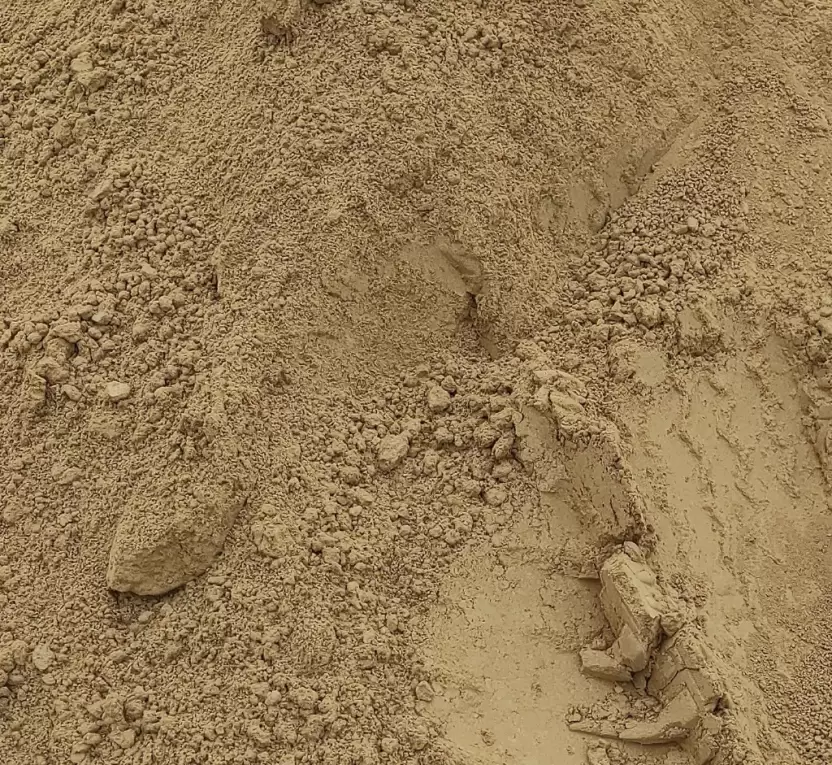
#> input picture Soil Types/Alluvial soil/alluvial 1.png, 832 x 765 px; its folder holds only this picture in this run
$ python analyze_soil_images.py
#> lines starting #> are read from the running program, lines starting #| are printed output that depends on the picture
import os
import glob
from PIL import Image
import numpy as np

base_dir = r"c:\Users\hamza\Desktop\agrinexus_8am_copy\Soil Types"
folders = ["Alluvial soil", "Clayey soils", "Laterite soil", "Loamy soil", "Sandy loam", "Sandy soil"]

print(f"{'Soil Type':<20} | {'Count':<5} | {'R Avg':<6} | {'G Avg':<6} | {'B Avg':<6} | {'Bright':<6} | {'StdDev':<6}")
print("-" * 75)

for folder in folders:
    path = os.path.join(base_dir, folder)
    img_files = glob.glob(os.path.join(path, "*.png")) + glob.glob(os.path.join(path, "*.jpg")) + glob.glob(os.path.join(path, "*.jpeg"))

    r_vals, g_vals, b_vals = [], [], []
    bright_vals, std_vals = [], []

    for f in img_files:
        try:
            img = Image.open(f).convert('RGB').resize((100, 100))
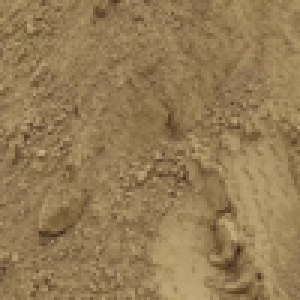
#> img: PIL image 100x100 RGB (shown 3 times larger); mean R, G, B 149.3, 123.3, 85.1
            arr = np.array(img)

            # Compute channel averages
            r = arr[:, :, 0].mean()
#> r = 149.3
            g = arr[:, :, 1].mean()
#> g = 123.3
            b = arr[:, :, 2].mean()
#> b = 85.05

            # Brightness array
            bright = 0.299 * arr[:, :, 0] + 0.587 * arr[:, :, 1] + 0.114 * arr[:, :, 2]
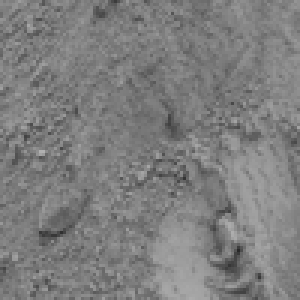
#> bright: shape (100, 100) float64 (shown 3 times larger); min 41.71, max 177.5, mean 126.7
            avg_bright = bright.mean()
#> avg_bright = 126.7
            std_bright = bright.std()
#> std_bright = 16.1

            r_vals.append(r)
            g_vals.append(g)
            b_vals.append(b)
            bright_vals.append(avg_bright)
            std_vals.append(std_bright)
        except Exception:
            continue

    if r_vals:
        print(f"{folder:<20} | {len(r_vals):<5} | {np.mean(r_vals):.1f}  | {np.mean(g_vals):.1f}  | {np.mean(b_vals):.1f}  | {np.mean(bright_vals):.1f}  | {np.mean(std_vals):.1f}")
#| Alluvial soil        | 1     | 149.3  | 123.3  | 85.1  | 126.7  | 16.1
    else:
        print(f"{folder:<20} | 0     | N/A    | N/A    | N/A    | N/A    | N/A")
#> pass 2 of the loop `for folder in folders:`:
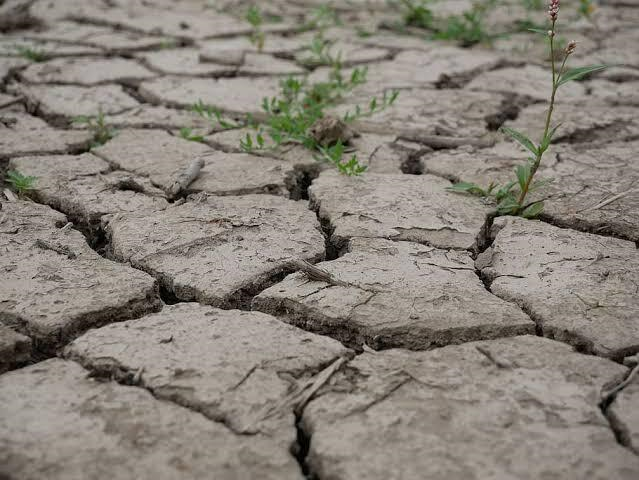
#> input picture Soil Types/Clayey soils/clay 1.png, 639 x 480 px
#> `img = Image.open(f).convert('RGB').resize((100, 100))`:
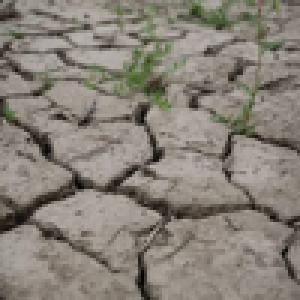
#> img: PIL image 100x100 RGB (shown 3 times larger); mean R, G, B 135.4, 128.9, 119.8
#> r = 135.4
#> g = 128.9
#> b = 119.8
#> `bright = 0.299 * arr[:, :, 0] + 0.587 * arr[:, :, 1] + 0.114 * arr[:, ..`:
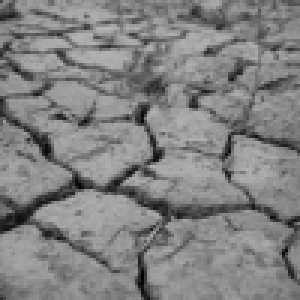
#> bright: shape (100, 100) float64 (shown 3 times larger); min 0, max 184.8, mean 129.8
#> avg_bright = 129.8
#> std_bright = 32.36
#| Clayey soils         | 1     | 135.4  | 128.9  | 119.8  | 129.8  | 32.4
